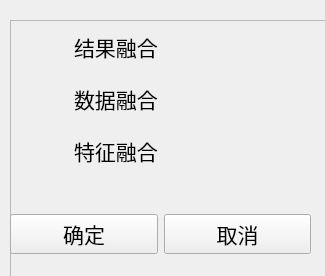
<?xml version="1.0" encoding="UTF-8"?>
<ui version="4.0">
 <class>Frame_RH</class>
 <widget class="QFrame" name="Frame_RH">
  <property name="geometry">
   <rect>
    <x>0</x>
    <y>0</y>
    <width>325</width>
    <height>276</height>
   </rect>
  </property>
  <property name="windowTitle">
   <string>融合算法导入</string>
  </property>
  <property name="styleSheet">
   <string notr="true">background-image: url(:/images/bg01_cs02.png);</string>
  </property>
  <widget class="QFrame" name="frame">
   <property name="geometry">
    <rect>
     <x>10</x>
     <y>20</y>
     <width>321</width>
     <height>261</height>
    </rect>
   </property>
   <property name="frameShape">
    <enum>QFrame::StyledPanel</enum>
   </property>
   <property name="frameShadow">
    <enum>QFrame::Raised</enum>
   </property>
   <widget class="QWidget" name="horizontalWidget" native="true">
    <property name="geometry">
     <rect>
      <x>0</x>
      <y>174</y>
      <width>301</width>
      <height>80</height>
     </rect>
    </property>
    <property name="styleSheet">
     <string notr="true"/>
    </property>
    <layout class="QHBoxLayout" name="horizontalLayout">
     <item>
      <widget class="QPushButton" name="pushButton">
       <property name="font">
        <font>
         <family>黑体</family>
         <pointsize>16</pointsize>
        </font>
       </property>
       <property name="text">
        <string>确定</string>
       </property>
      </widget>
     </item>
     <item>
      <widget class="QPushButton" name="pushButton_2">
       <property name="font">
        <font>
         <family>黑体</family>
         <pointsize>16</pointsize>
        </font>
       </property>
       <property name="text">
        <string>取消</string>
       </property>
      </widget>
     </item>
    </layout>
   </widget>
   <widget class="QWidget" name="verticalWidget" native="true">
    <property name="geometry">
     <rect>
      <x>44</x>
      <y>0</y>
      <width>231</width>
      <height>161</height>
     </rect>
    </property>
    <property name="styleSheet">
     <string notr="true"/>
    </property>
    <layout class="QVBoxLayout" name="verticalLayout">
     <item>
      <widget class="QRadioButton" name="r2">
       <property name="font">
        <font>
         <family>黑体</family>
         <pointsize>16</pointsize>
        </font>
       </property>
       <property name="layoutDirection">
        <enum>Qt::LeftToRight</enum>
       </property>
       <property name="styleSheet">
        <string notr="true">background: transparent;  </string>
       </property>
       <property name="text">
        <string>结果融合</string>
       </property>
      </widget>
     </item>
     <item>
      <widget class="QRadioButton" name="r1">
       <property name="font">
        <font>
         <family>黑体</family>
         <pointsize>16</pointsize>
        </font>
       </property>
       <property name="layoutDirection">
        <enum>Qt::LeftToRight</enum>
       </property>
       <property name="styleSheet">
        <string notr="true">background: transparent;  </string>
       </property>
       <property name="text">
        <string>数据融合</string>
       </property>
      </widget>
     </item>
     <item>
      <widget class="QRadioButton" name="r3">
       <property name="font">
        <font>
         <family>黑体</family>
         <pointsize>16</pointsize>
        </font>
       </property>
       <property name="styleSheet">
        <string notr="true">background: transparent;  </string>
       </property>
       <property name="text">
        <string>特征融合</string>
       </property>
      </widget>
     </item>
    </layout>
   </widget>
  </widget>
 </widget>
 <resources>
  <include location="images/image.qrc"/>
 </resources>
 <connections>
  <connection>
   <sender>pushButton</sender>
   <signal>clicked()</signal>
   <receiver>Frame_RH</receiver>
   <slot>ok()</slot>
   <hints>
    <hint type="sourcelabel">
     <x>97</x>
     <y>224</y>
    </hint>
    <hint type="destinationlabel">
     <x>5</x>
     <y>154</y>
    </hint>
   </hints>
  </connection>
  <connection>
   <sender>pushButton_2</sender>
   <signal>clicked()</signal>
   <receiver>Frame_RH</receiver>
   <slot>cancel()</slot>
   <hints>
    <hint type="sourcelabel">
     <x>236</x>
     <y>238</y>
    </hint>
    <hint type="destinationlabel">
     <x>351</x>
     <y>117</y>
    </hint>
   </hints>
  </connection>
 </connections>
 <slots>
  <slot>ok()</slot>
  <slot>cancel()</slot>
 </slots>
</ui>
